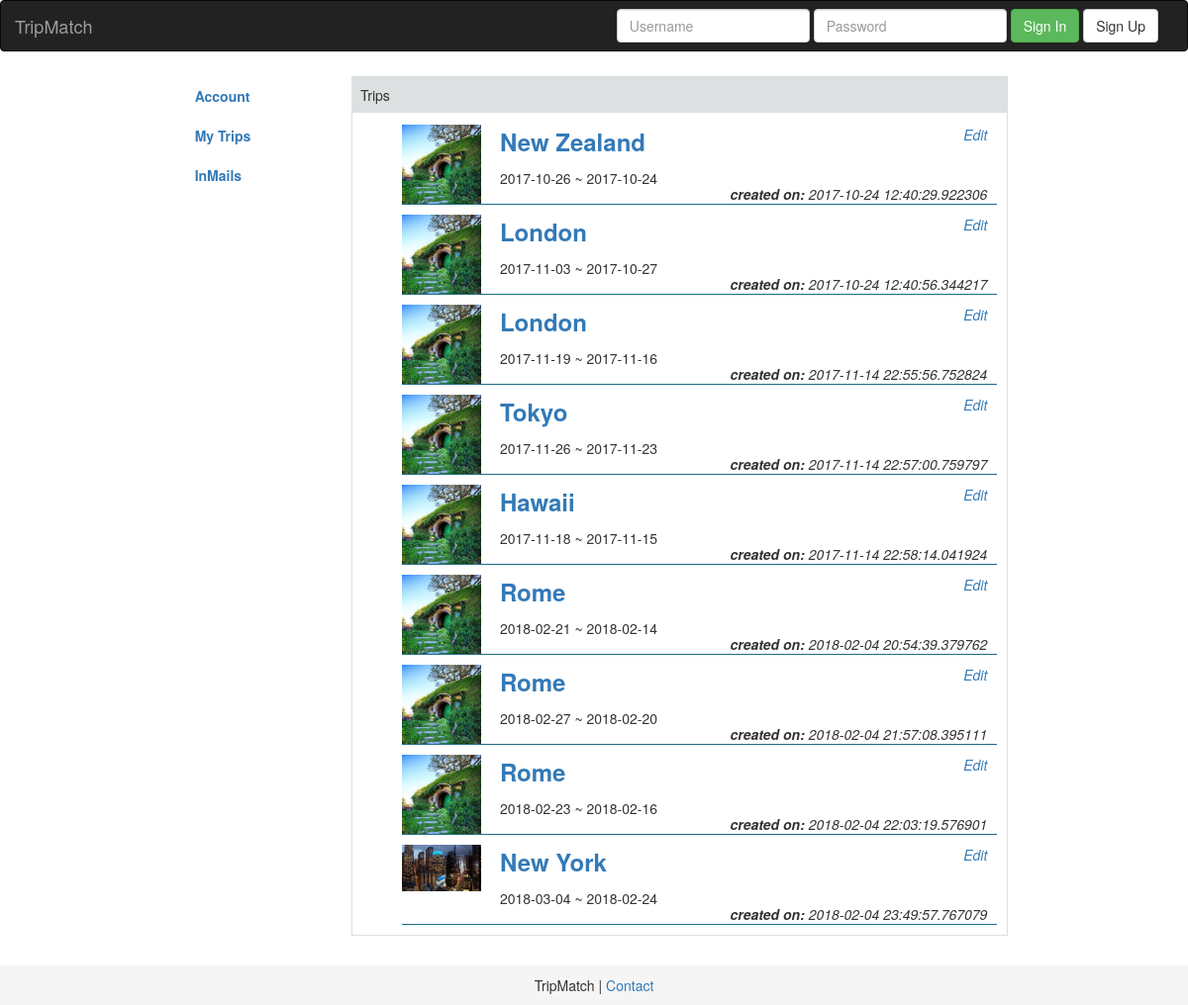
Page /manage/trips (signed in) on the earlier database version.
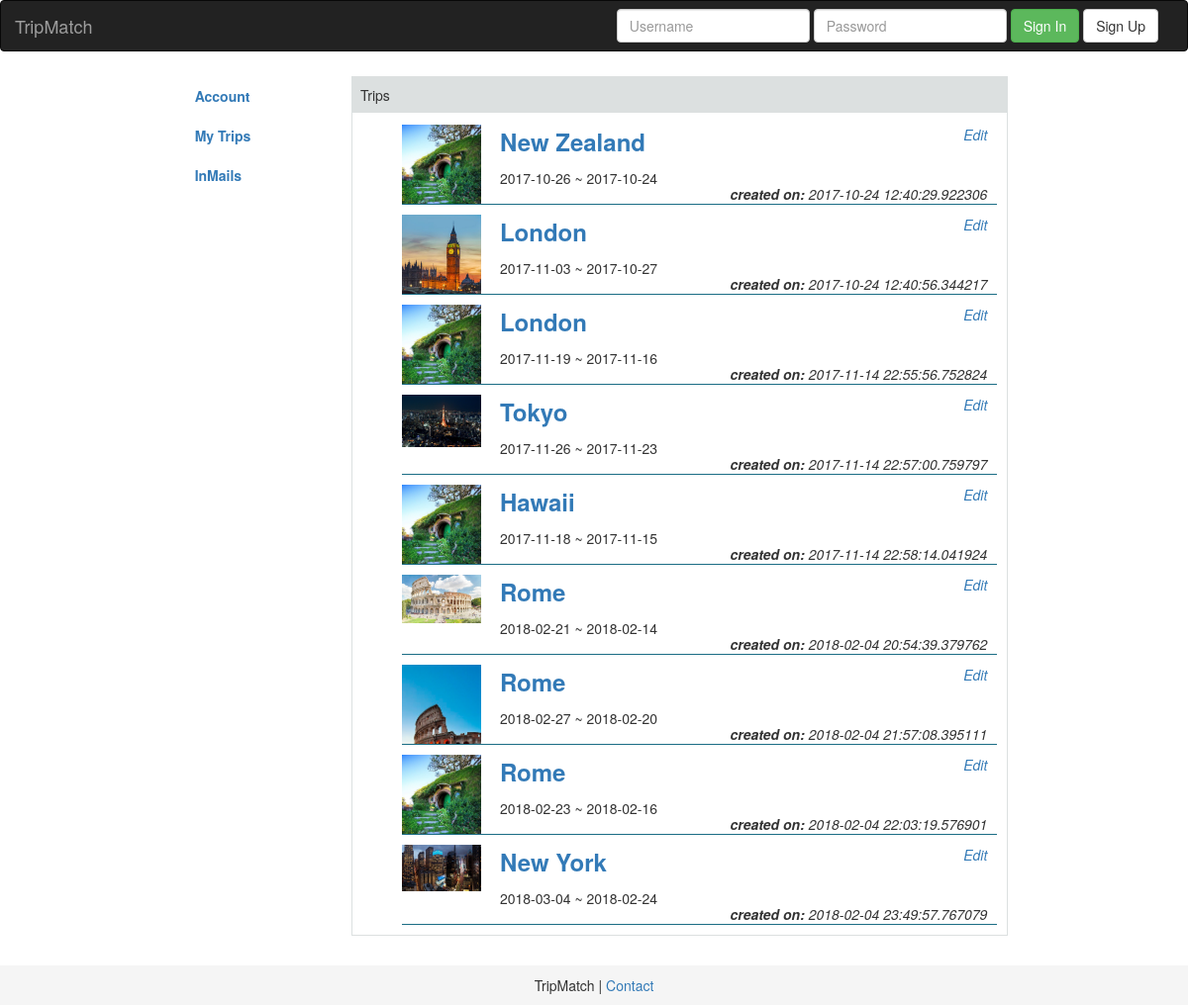
Same page on the later database version.
### tripmatch/model/tripmatch_model.py (models this page shows, shortened)
class TripDetails(Base):
    __tablename__ = 'trip_details'
    id = Column(Integer, primary_key=True)
    user_id = Column(Integer, ForeignKey('users.id'))
    destination_id = Column(Integer, ForeignKey('destinations.id'))
    duration = Column(String, nullable=True)
    date_start = Column(String, nullable=False)
    companions = Column(Integer, nullable=False)
    city_takeoff = Column(String, nullable=True)
    expected_group_size = Column(Integer, nullable=True)
    notes = Column(String, nullable=True)
    date_create = Column(String, nullable=False)
    contact = Column(String, nullable=True)
    img_name = Column(String, nullable=True)
    users = relationship('Users', back_populates='trip_details')
    destinations = relationship('Destinations', back_populates='trip_details')
    waitinglist = relationship('Waitinglist', back_populates='trip_details')
    def __repr__(self):
        "<TripDetails(username='%s', destination='%s', duration='%s', date_start='%s', companion='%s', city_takeoff='%s', expected_group_size='%s', notes='%s')>" \
        % (self.username, self.destination, self.duration, self.date_start, self.companions, self.city_takeoff,
           self.expected_group_size, self.notes)

class Destinations(Base):
    __tablename__ = 'destinations'
    id = Column(Integer, primary_key=True)
    destination = Column(String, nullable=False)
    trip_details = relationship('TripDetails', back_populates='destinations')

### tripmatch/trip_server.py (the view)
@app.route('/manage/trips')
def manage_trips():
    session = Session()
    trips = session.query(TripDetails).filter(TripDetails.user_id == login_session['user_id']).all()
    app.logger.info(trips)
    return render_template('manage_trips.html', trips=trips)

### tripmatch/trip_server.py (called while the page is built)
@app.context_processor
def utility_processor():
    def calc_date_end(start_date, duration):
        return (datetime.strptime(start_date, '%Y-%m-%d') + timedelta(int(duration))).strftime('%Y-%m-%d')
    return dict(calc_date_end=calc_date_end)

### tripmatch/templates/manage_trips.html
{% extends 'manage.html' %}
{% block manage_content %}
  <div class="container">
    <div class="row manage-main">
      {% include 'manage_sidebar.html' %}
      <div class="manage_trips col-md-8 col-sm-8">
        <div class="panel-box">
          <div class="panel-header">
            Trips
          </div>
          <ul class="manamge_trips_list">
            {% for trip in trips %}
              <li>
                <div class="trip-row">
                  <div class="crop trip-row-thumbnails">
                    {% if trip.img_name %}
                      <img src="{{ url_for('static', filename='user_uploaded_photos/' + trip.img_name) }}"
                           class="trip-thumbs">
                    {% else %}
                      <img src="{{ url_for('static', filename='NZ.jpg') }}" class="trip-thumbs">
                    {% endif %}
                  </div>
                  <div class="trip-row-content">
                    <div class="trip-row-titles">
                      <p style="font-size: x-large;">
                        <a href="{{ url_for('display_trip', trip_id=trip.id) }}"><b>{{ trip.destinations.destination }}</b></a>
                      </p>
                      <p>{{ calc_date_end(trip.date_start, trip.duration) }} ~ {{ trip.date_start }}</p>
                    </div>
                  </div>
                  <div class="rb"><b>created on:</b> {{ trip.date_create }}</div>
                  <div class="rt"><i><a href="{{ url_for('edit_trip', trip_id=trip.id) }}">Edit</a></i></div>
                </div>
              </li>
            {% endfor %}
          </ul>
        </div>
      </div>
    </div>
  </div>
{% endblock %}

### tripmatch/templates/manage.html (shortened to what this page needs)
<!DOCTYPE html>
<html lang="zh-CN">
<head>
    <link rel="stylesheet" href="{{url_for('static', filename='css/bootstrap3/css/bootstrap.css')}}">
    <link rel="stylesheet" href="{{url_for('static', filename='css/style.css')}}">
    <link rel="stylesheet" href="{{ url_for('static', filename='css/manage.css') }}">
</head>
<body>
    <div id="wrapper">
        {% if login_status %}
        {% include "nav_loggedin.html" %}
        {% else %}
        {% include "nav.html" %}
        {% endif %}
        {% block manage_content %}
        {% endblock %}
    </div>
    {% include "footer.html" %}
</body>
</html>

### tripmatch/templates/nav.html
{% block nav %}
<nav class="navbar navbar-inverse">
    <div class="container">
        <div class="row">
            <div class="navbar-header">
            <a class="navbar-brand" href="/">TripMatch</a>
            </div>
            <div id="navbar" class="navbar-collapse">
            <form action="{{url_for('login')}}" class="navbar-form navbar-right" method="post">
            <div class="form-group">
            <input type="text" name="username" placeholder="Username" class="form-control">
            </div>
            <div class="form-group">
            <input type="password" name="password" placeholder="Password" class="form-control">
            </div>
            <button type="submit" class="btn btn-success">Sign In</button>
            <a href="{{url_for('register')}}" class="btn btn-default">Sign Up</a>
            </form>
            </div>
        </div>
    </div>
</nav>
{% endblock %}

### tripmatch/templates/manage_sidebar.html
{% block sidebar %}
  <div class="col-md-2 col-sm-2 col-md-offset-1 col-sm-offset-1 sidebar">
    <ul class="nav nav-sidebar">
      <li><a href="{{url_for('manage_profile')}}"><b>Account</b></a></li>
      <li><a href="{{url_for('manage_trips')}}"><b>My Trips</b></a></li>
      <li><a href="{{url_for('manage_inbox')}}"><b>InMails</b></a></li>
    </ul>
  </div>
{% endblock %}

### tripmatch/templates/footer.html
{% block footer %}
<footer class="footer">
  <div style="text-align:center">
      <p>TripMatch | <a href="mailto:caveman2015@qq.com">Contact</a>
  </div>
</footer>
{% endblock%}

### tripmatch/static/css/style.css (style rules this page uses)
#wrapper { min-height: 100%; height: auto !important; margin-bottom: -40px; }
#wrapper:after { content: ""; display: block; height: 50px; }
.navbar { margin-bottom: 0px; }
.footer { position: relative; bottom: 0; padding-top: 10px; width: 100%; height: 40px; background-color: #f5f5f5; }

### tripmatch/static/css/manage.css (style rules this page uses)
li { list-style-type: none; }
.manage-main { margin-top: 25px; margin-left: 50px; margin-right: 50px; }
.panel-box { border: 1px solid rgb(220, 224, 224); margin-bottom: 20px; }
.panel-header { background-color: rgb(220,224,224); margin-bottom: 12px; padding: 8px; }
.crop { width: 80px; height: 80px; overflow: hidden; }
.crop img { width: 80px; }
.trip-row { position: relative; margin: 10px; border-bottom: 1px solid #1b6d85; }
.trip-row-thumbnails { display: inline-block; vertical-align: middle; }
.trip-row-content { display: inline-block; margin-left: 15px; vertical-align: top; }
.rb { position: absolute; right: 0; top: 60px; margin-right: 10px; font-style: italic; }
.rt { float: right; top : 0; margin-right: 10px; }

Differences in the rows shown:
changed TripDetails (number 2 of 9 on the later page): img_name: picture added
changed TripDetails "Tokyo": img_name: picture added
changed TripDetails (number 6 of 9 on the later page): img_name: picture added
changed TripDetails (number 7 of 9 on the later page): img_name: picture added
